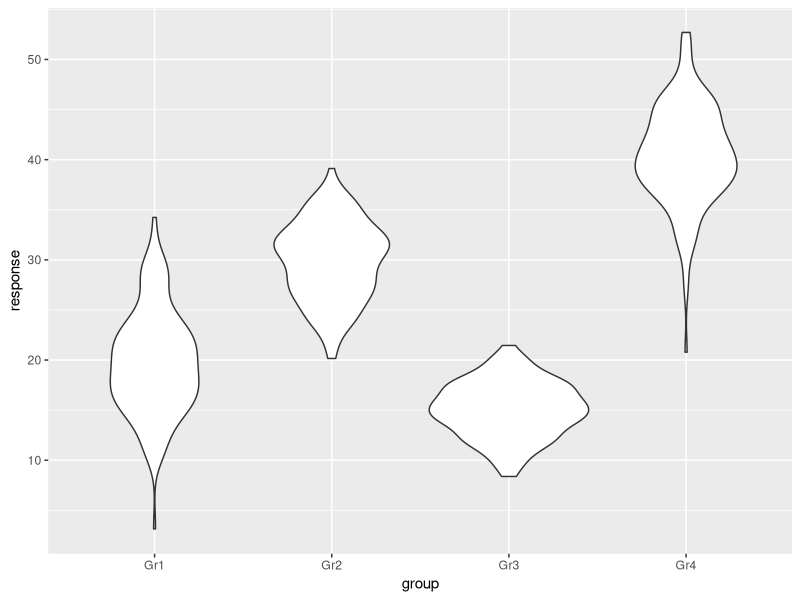
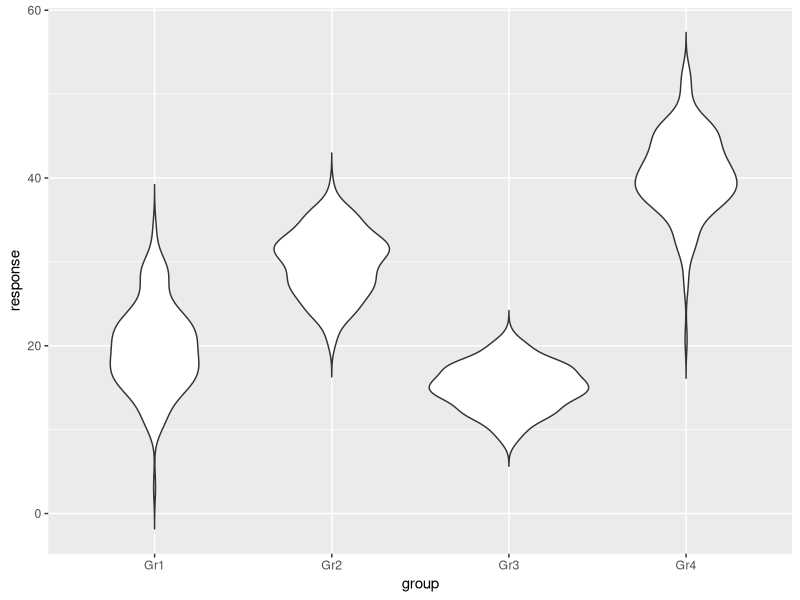
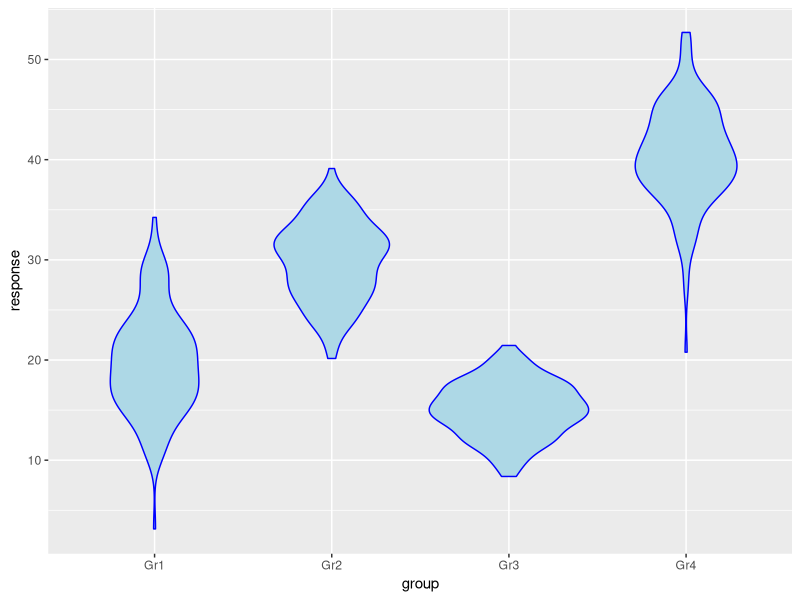
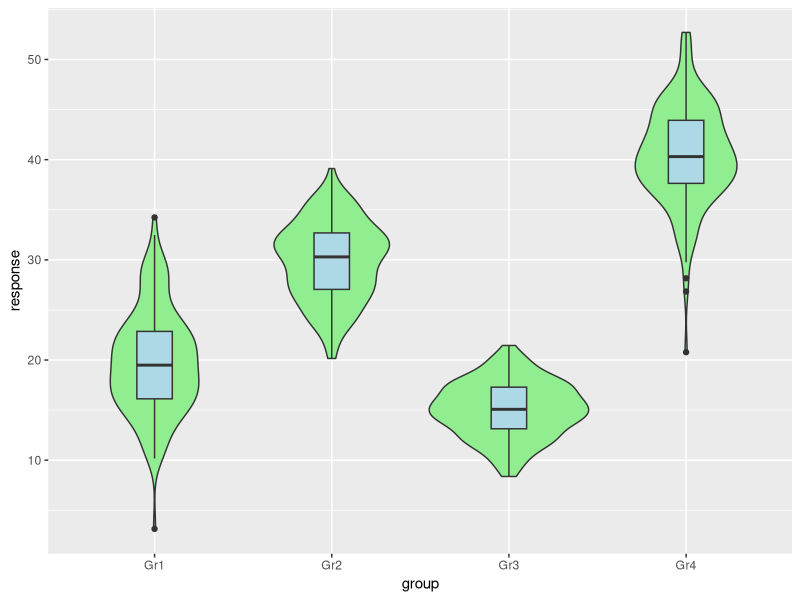

Write R code to recreate these figures, in order.
## ---- chunk 1
knitr::opts_chunk$set(echo = TRUE, fig.align='center')

# title: Creating a violin plot
# author: jonathan
# revised: 18/3/2020 

WEB <- c("https://bioceed.uib.no/dropfolder/bioSTATS/Rmd/Visualizing/Simple/violin-plot.html")
GIT <- c("https://github.com/jonathansoule/biostats/blob/master/Visualizing/Simple/violin-plot.Rmd")
library(ggplot2)
# variable 1
response <- c(rnorm(150, mean=20, sd=5), rnorm(150, mean=30, sd=4), rnorm(150, mean=15, 3), rnorm(150, mean=40, sd=5)) 
# variable 2
group <- c(rep("Gr1", 150), rep("Gr2", 150), rep("Gr3", 150), rep("Gr4", 150))
## ---- chunk 2
# dataframe
df <- data.frame(group, response)
str(df)
## ---- chunk 3
ggplot(df, aes(group, response)) +     
  geom_violin() 
## ---- chunk 4
ggplot(df, aes(group, response)) +     
  geom_violin(trim=FALSE)                  
## ---- chunk 5
ggplot(df, aes(group, response)) + 
  geom_violin(color= "blue", fill="lightblue")        
## ---- chunk 6
ggplot(df, aes(group, response)) + 
  geom_violin(fill="lightgreen") +
  geom_boxplot(width=0.2, fill="lightblue")
